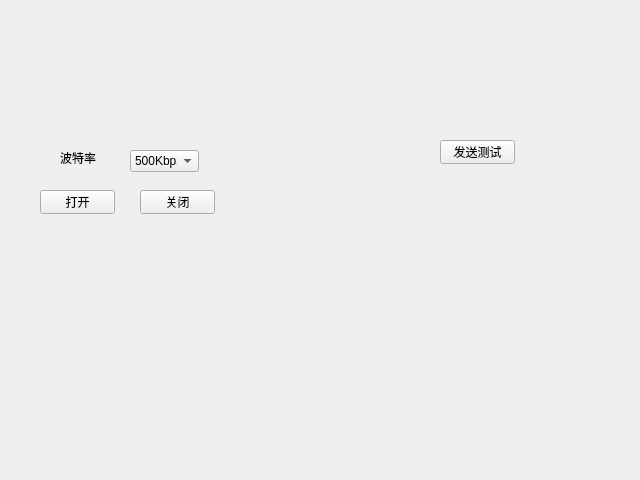
<?xml version="1.0" encoding="UTF-8"?>
<ui version="4.0">
 <class>Form</class>
 <widget class="QWidget" name="Form">
  <property name="geometry">
   <rect>
    <x>0</x>
    <y>0</y>
    <width>640</width>
    <height>480</height>
   </rect>
  </property>
  <property name="windowTitle">
   <string>Form</string>
  </property>
  <widget class="QPushButton" name="pushButton_devOpen">
   <property name="geometry">
    <rect>
     <x>40</x>
     <y>190</y>
     <width>75</width>
     <height>24</height>
    </rect>
   </property>
   <property name="text">
    <string>打开</string>
   </property>
  </widget>
  <widget class="QComboBox" name="comboBox_bandRate">
   <property name="geometry">
    <rect>
     <x>130</x>
     <y>150</y>
     <width>69</width>
     <height>22</height>
    </rect>
   </property>
   <property name="editable">
    <bool>false</bool>
   </property>
   <property name="currentText">
    <string>500Kbps</string>
   </property>
   <property name="currentIndex">
    <number>7</number>
   </property>
   <item>
    <property name="text">
     <string>5Kbps</string>
    </property>
   </item>
   <item>
    <property name="text">
     <string>10Kbps</string>
    </property>
   </item>
   <item>
    <property name="text">
     <string>20Kbps</string>
    </property>
   </item>
   <item>
    <property name="text">
     <string>50Kbps</string>
    </property>
   </item>
   <item>
    <property name="text">
     <string>100Kbps</string>
    </property>
   </item>
   <item>
    <property name="text">
     <string>125Kbps</string>
    </property>
   </item>
   <item>
    <property name="text">
     <string>250Kbps</string>
    </property>
   </item>
   <item>
    <property name="text">
     <string>500Kbps</string>
    </property>
   </item>
   <item>
    <property name="text">
     <string>800Kbps</string>
    </property>
   </item>
   <item>
    <property name="text">
     <string>1000Kbps</string>
    </property>
   </item>
  </widget>
  <widget class="QLabel" name="label_bandRate">
   <property name="geometry">
    <rect>
     <x>60</x>
     <y>150</y>
     <width>53</width>
     <height>16</height>
    </rect>
   </property>
   <property name="text">
    <string>波特率</string>
   </property>
  </widget>
  <widget class="QPushButton" name="pushButton_devClose">
   <property name="geometry">
    <rect>
     <x>140</x>
     <y>190</y>
     <width>75</width>
     <height>24</height>
    </rect>
   </property>
   <property name="text">
    <string>关闭</string>
   </property>
  </widget>
  <widget class="QPushButton" name="pushButton_sendTest">
   <property name="geometry">
    <rect>
     <x>440</x>
     <y>140</y>
     <width>75</width>
     <height>24</height>
    </rect>
   </property>
   <property name="text">
    <string>发送测试</string>
   </property>
  </widget>
 </widget>
 <resources/>
 <connections>
  <connection>
   <sender>comboBox_bandRate</sender>
   <signal>textActivated(QString)</signal>
   <receiver>Form</receiver>
   <slot>modify_dwBtr()</slot>
   <hints>
    <hint type="sourcelabel">
     <x>165</x>
     <y>158</y>
    </hint>
    <hint type="destinationlabel">
     <x>156</x>
     <y>115</y>
    </hint>
   </hints>
  </connection>
  <connection>
   <sender>pushButton_devOpen</sender>
   <signal>clicked()</signal>
   <receiver>Form</receiver>
   <slot>devOpen()</slot>
   <hints>
    <hint type="sourcelabel">
     <x>77</x>
     <y>205</y>
    </hint>
    <hint type="destinationlabel">
     <x>78</x>
     <y>257</y>
    </hint>
   </hints>
  </connection>
  <connection>
   <sender>pushButton_devClose</sender>
   <signal>clicked()</signal>
   <receiver>Form</receiver>
   <slot>devClose()</slot>
   <hints>
    <hint type="sourcelabel">
     <x>197</x>
     <y>206</y>
    </hint>
    <hint type="destinationlabel">
     <x>198</x>
     <y>262</y>
    </hint>
   </hints>
  </connection>
  <connection>
   <sender>pushButton_sendTest</sender>
   <signal>clicked()</signal>
   <receiver>Form</receiver>
   <slot>test_sendData()</slot>
   <hints>
    <hint type="sourcelabel">
     <x>478</x>
     <y>156</y>
    </hint>
    <hint type="destinationlabel">
     <x>478</x>
     <y>214</y>
    </hint>
   </hints>
  </connection>
 </connections>
 <slots>
  <slot>modify_dwBtr()</slot>
  <slot>devOpen()</slot>
  <slot>devClose()</slot>
  <slot>test_sendData()</slot>
 </slots>
</ui>
